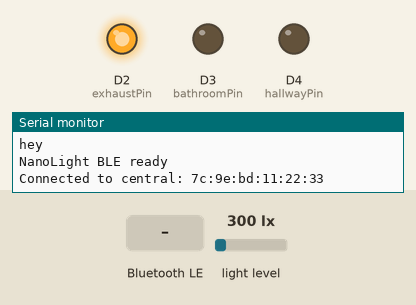
Bench run of a sketch on a simulated Arduino Nano 33 IoT. Parts: output pins drawn as LEDs (lit = HIGH), the last lines printed to the serial monitor. The test bench sets the inputs (shaded band); at power-on: light level 300 lx. Nothing arrives over Bluetooth unless stated; a phone connects over Bluetooth LE 3 s after start.

Above: at 3.8 s.
3.9 s: Bluetooth LE write "fan on" received
At 5.1 s:
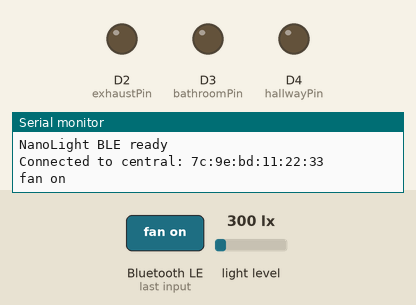
5.4 s: Bluetooth LE write "bathroom on" received
6.9 s: Bluetooth LE write "hallway on" received
Timing chart, 0 to 9.9 s (numbered marks = the images above; inputs shaded):
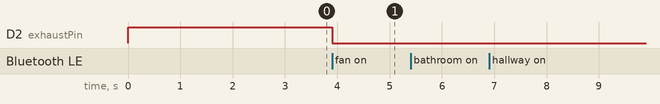

Measured:
- after the input at 3.9 s, D2 (exhaustPin): HIGH → LOW at once

The sketch:

210_8.1HD.ino
```cpp
#include <BH1750.h>
#include <Wire.h>
#include <ArduinoBLE.h>

BH1750 lightMeter;
BLEService lightService("19B10000-EB67-592D-B9AC-A76E4D89BC63");
BLEStringCharacteristic command("19B10001-EB67-592D-B9AC-A76E4D89BC63", BLEWrite,20);

const int bathroomPin = 3;
const int hallwayPin = 4;
const int exhaustPin = 2;
//19B10001-EB67-592D-B9AC-A76E4D89BC63
void setup() {

  Serial.begin(9600);
  while (!Serial);
  Wire.begin();
  lightMeter.begin();
  Serial.println("hey");

  pinMode(bathroomPin, OUTPUT);
  pinMode(hallwayPin, OUTPUT);
  pinMode(exhaustPin, OUTPUT);
  digitalWrite(exhaustPin, HIGH);

  if (!BLE.begin()) {
    Serial.println("BLE failed");
    while (1);
  }

  BLE.setLocalName("Nano");
  BLE.setAdvertisedService(lightService);

  lightService.addCharacteristic(command);
  BLE.addService(lightService);

  BLE.advertise();

  Serial.println("NanoLight BLE ready");
}

void loop() {
  BLEDevice central = BLE.central();
  if (central)
  {
    Serial.print("Connected to central: ");
    Serial.println(central.address());

    while (central.connected())
    {
      if (command.written())
      {
        String message = command.value();
        Serial.println(message);
        bool dark;
        if (lightMeter.readLightLevel()<100) {dark =true;}
        else{dark=false;}

        if (message == "bathroom on" &&dark) {digitalWrite(bathroomPin,HIGH);}
        else if (message == "hallway on" &&dark) {digitalWrite(hallwayPin,HIGH);}
        else if (message == "all on" &&dark)
        {
          digitalWrite(bathroomPin,HIGH);
          digitalWrite(hallwayPin,HIGH);
          digitalWrite(exhaustPin,LOW);
        }


        if (message == "fan on") {digitalWrite(exhaustPin,LOW);}
        else if (message == "bathroom off") {digitalWrite(bathroomPin,LOW);}
        else if (message == "hallway off") {digitalWrite(hallwayPin,LOW);}
        else if (message == "fan off") {digitalWrite(exhaustPin,HIGH);}
        else if (message == "all off")
        {
          digitalWrite(bathroomPin,LOW);
          digitalWrite(hallwayPin,LOW);
          digitalWrite(exhaustPin,HIGH);
        }
      }
    }
    Serial.print("Disconnected");
  }

}
```
